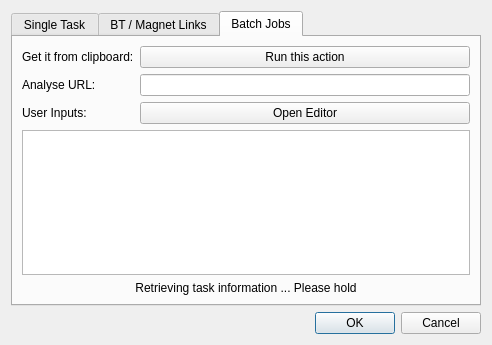
<?xml version="1.0" encoding="UTF-8"?>
<ui version="4.0">
 <class>AddCloudTask</class>
 <widget class="QDialog" name="AddCloudTask">
  <property name="geometry">
   <rect>
    <x>0</x>
    <y>0</y>
    <width>492</width>
    <height>345</height>
   </rect>
  </property>
  <property name="windowTitle">
   <string>Add Cloud Task</string>
  </property>
  <layout class="QVBoxLayout" name="verticalLayout">
   <item>
    <widget class="QTabWidget" name="tabWidget">
     <property name="currentIndex">
      <number>2</number>
     </property>
     <widget class="QWidget" name="tab">
      <attribute name="title">
       <string>Single Task</string>
      </attribute>
      <layout class="QVBoxLayout" name="verticalLayout_2">
       <item>
        <layout class="QGridLayout" name="gridLayout">
         <item row="0" column="0">
          <widget class="QLabel" name="label">
           <property name="text">
            <string>URL:</string>
           </property>
          </widget>
         </item>
         <item row="0" column="1">
          <widget class="QLineEdit" name="url"/>
         </item>
         <item row="1" column="0">
          <widget class="QLabel" name="label_2">
           <property name="text">
            <string>Name:</string>
           </property>
          </widget>
         </item>
         <item row="1" column="1">
          <widget class="QLineEdit" name="name">
           <property name="placeholderText">
            <string>This field would be set automatically</string>
           </property>
          </widget>
         </item>
        </layout>
       </item>
       <item>
        <widget class="QLabel" name="sizeLabel">
         <property name="text">
          <string>Retrieving task information ... please hold</string>
         </property>
         <property name="alignment">
          <set>Qt::AlignCenter</set>
         </property>
        </widget>
       </item>
       <item>
        <spacer name="verticalSpacer">
         <property name="orientation">
          <enum>Qt::Vertical</enum>
         </property>
         <property name="sizeHint" stdset="0">
          <size>
           <width>20</width>
           <height>40</height>
          </size>
         </property>
        </spacer>
       </item>
      </layout>
     </widget>
     <widget class="QWidget" name="tab_2">
      <attribute name="title">
       <string>BT / Magnet Links</string>
      </attribute>
      <layout class="QVBoxLayout" name="verticalLayout_3">
       <item>
        <layout class="QGridLayout" name="gridLayout_2">
         <item row="0" column="0">
          <widget class="QLabel" name="label_3">
           <property name="text">
            <string>Bitorrent Task:</string>
           </property>
          </widget>
         </item>
         <item row="0" column="1">
          <widget class="QPushButton" name="uploadBTFile">
           <property name="text">
            <string>Upload File</string>
           </property>
          </widget>
         </item>
         <item row="1" column="0">
          <widget class="QLabel" name="label_4">
           <property name="text">
            <string>Magnet link:</string>
           </property>
          </widget>
         </item>
         <item row="1" column="1">
          <widget class="QLineEdit" name="magnet"/>
         </item>
        </layout>
       </item>
       <item>
        <widget class="QTableView" name="tableViewBT">
         <property name="editTriggers">
          <set>QAbstractItemView::NoEditTriggers</set>
         </property>
         <property name="selectionBehavior">
          <enum>QAbstractItemView::SelectRows</enum>
         </property>
         <attribute name="horizontalHeaderStretchLastSection">
          <bool>true</bool>
         </attribute>
        </widget>
       </item>
       <item>
        <widget class="QLabel" name="sizeLabelBT">
         <property name="text">
          <string>Retrieving task information ... please hold</string>
         </property>
         <property name="alignment">
          <set>Qt::AlignCenter</set>
         </property>
        </widget>
       </item>
      </layout>
     </widget>
     <widget class="QWidget" name="tab_3">
      <attribute name="title">
       <string>Batch Jobs</string>
      </attribute>
      <layout class="QVBoxLayout" name="verticalLayout_4">
       <item>
        <layout class="QGridLayout" name="gridLayout_3">
         <item row="4" column="0">
          <widget class="QLabel" name="label_7">
           <property name="text">
            <string>User Inputs:</string>
           </property>
          </widget>
         </item>
         <item row="0" column="1">
          <widget class="QPushButton" name="getClipboardBtn">
           <property name="text">
            <string>Run this action</string>
           </property>
          </widget>
         </item>
         <item row="3" column="0">
          <widget class="QLabel" name="label_6">
           <property name="text">
            <string>Analyse URL:</string>
           </property>
          </widget>
         </item>
         <item row="3" column="1">
          <widget class="QLineEdit" name="analyseURL"/>
         </item>
         <item row="0" column="0">
          <widget class="QLabel" name="label_5">
           <property name="text">
            <string>Get it from clipboard:</string>
           </property>
          </widget>
         </item>
         <item row="4" column="1">
          <widget class="QPushButton" name="openEditorBtn">
           <property name="text">
            <string>Open Editor</string>
           </property>
          </widget>
         </item>
        </layout>
       </item>
       <item>
        <widget class="QTableView" name="tableViewBatch">
         <attribute name="horizontalHeaderStretchLastSection">
          <bool>true</bool>
         </attribute>
        </widget>
       </item>
       <item>
        <widget class="QLabel" name="sizeLabelBatchJob">
         <property name="text">
          <string>Retrieving task information ... Please hold</string>
         </property>
         <property name="alignment">
          <set>Qt::AlignCenter</set>
         </property>
        </widget>
       </item>
      </layout>
     </widget>
    </widget>
   </item>
   <item>
    <widget class="QDialogButtonBox" name="buttonBox">
     <property name="orientation">
      <enum>Qt::Horizontal</enum>
     </property>
     <property name="standardButtons">
      <set>QDialogButtonBox::Cancel|QDialogButtonBox::Ok</set>
     </property>
    </widget>
   </item>
  </layout>
 </widget>
 <resources/>
 <connections>
  <connection>
   <sender>buttonBox</sender>
   <signal>accepted()</signal>
   <receiver>AddCloudTask</receiver>
   <slot>accept()</slot>
   <hints>
    <hint type="sourcelabel">
     <x>248</x>
     <y>254</y>
    </hint>
    <hint type="destinationlabel">
     <x>157</x>
     <y>274</y>
    </hint>
   </hints>
  </connection>
  <connection>
   <sender>buttonBox</sender>
   <signal>rejected()</signal>
   <receiver>AddCloudTask</receiver>
   <slot>reject()</slot>
   <hints>
    <hint type="sourcelabel">
     <x>316</x>
     <y>260</y>
    </hint>
    <hint type="destinationlabel">
     <x>286</x>
     <y>274</y>
    </hint>
   </hints>
  </connection>
 </connections>
</ui>
